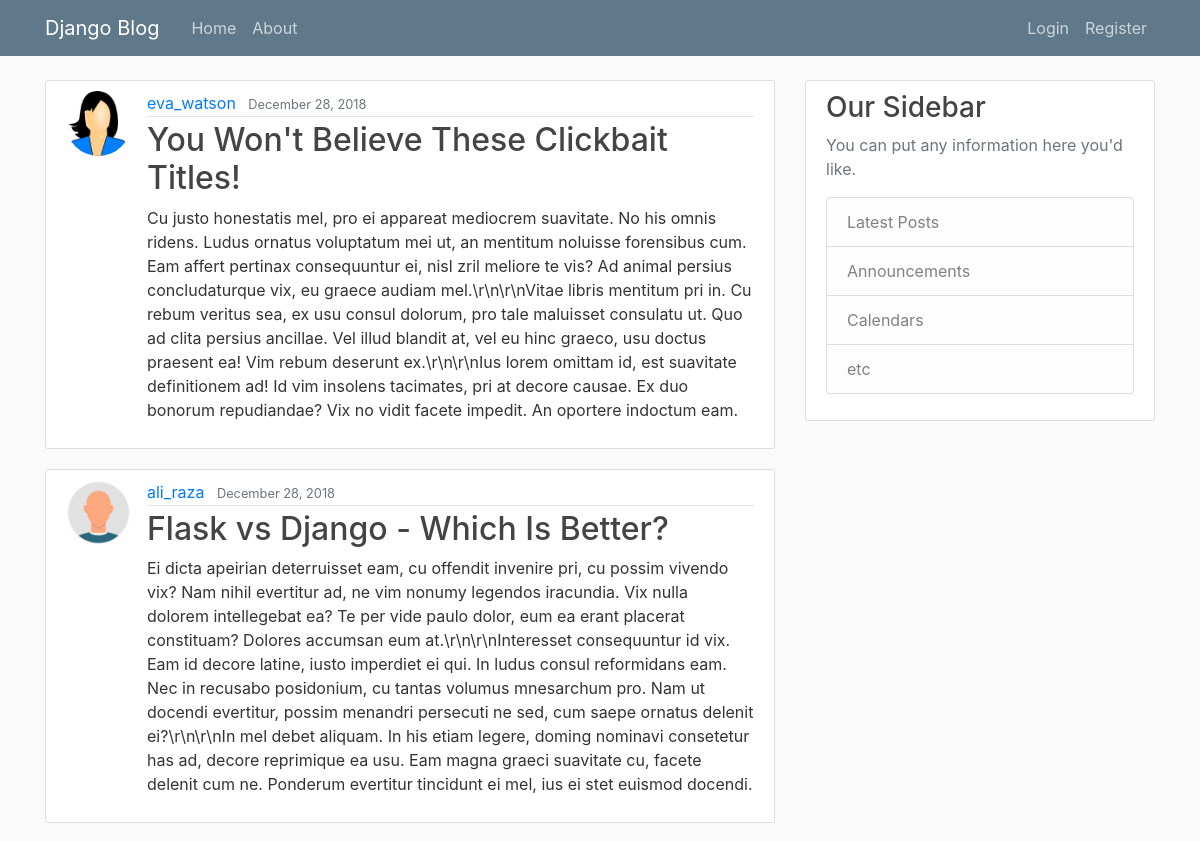
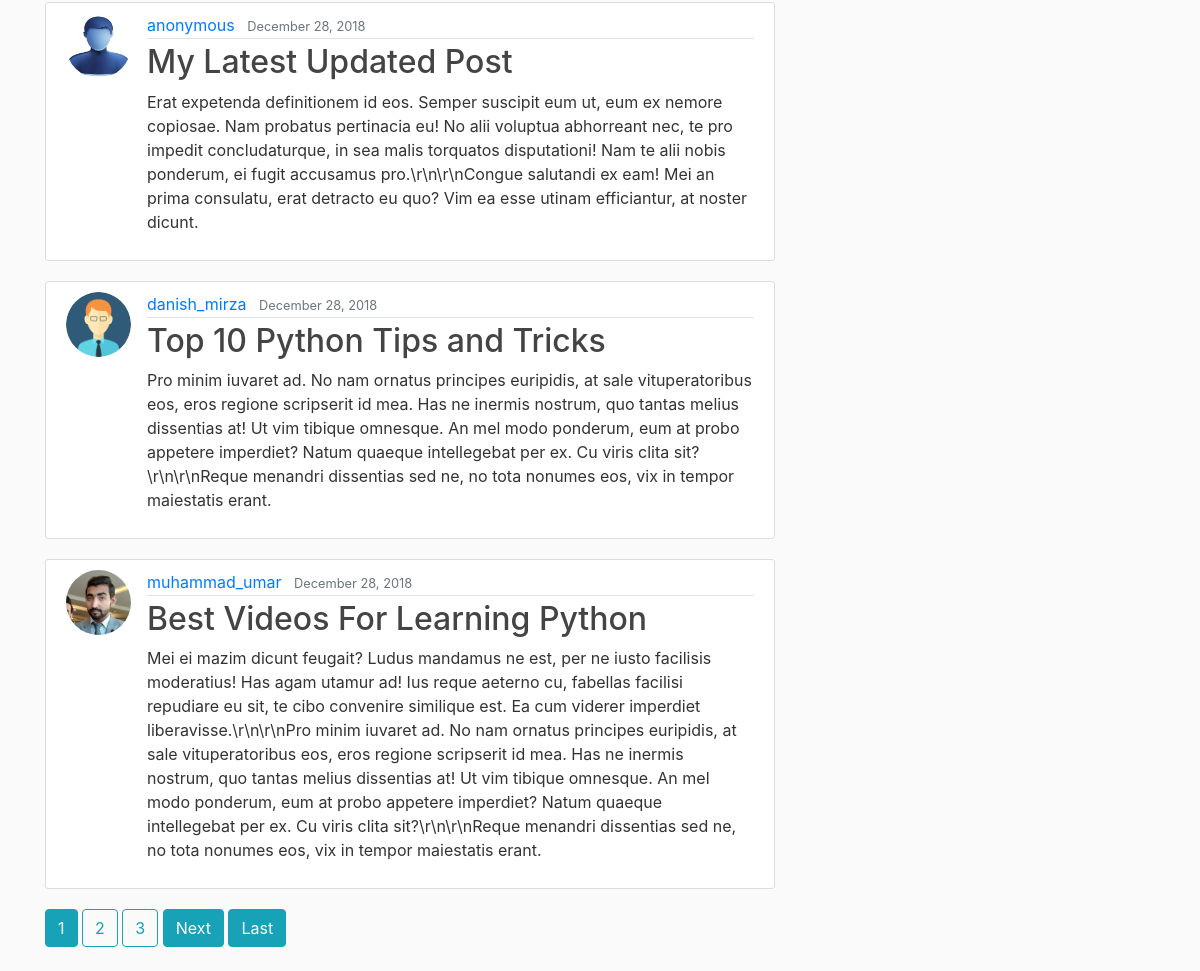
The page / on the database its author committed (2 pictures, top to bottom).
### blog/models.py (models this page shows, shortened)
class Post(models.Model):
    title = models.CharField(max_length=100)
    content = models.TextField()
    date_posted = models.DateTimeField(default=timezone.now)
    author = models.ForeignKey(User, on_delete=models.CASCADE)

### users/models.py (models this page shows, shortened)
class Profile(models.Model):
    user = models.OneToOneField(User, on_delete=models.CASCADE)
    image = models.ImageField(default='default.jpg', upload_to='profile_pics')

### blog/views.py (the view)
# urls.py: path('', PostListView.as_view(), name='blog-home'),
class PostListView(ListView):
    model = Post
    template_name = 'blog/home.html'
    context_object_name = 'posts'
    ordering = ['-date_posted']
    paginate_by = 5

### blog/templates/blog/home.html (shortened to what this page needs)
{% extends "blog/base.html" %}
{% block content %}
    {% for post in posts %}
      <article class="media content-section">
        <img src="{{ post.author.profile.image.url }}" alt="" class="rounded-circle article-img">
        <div class="media-body">
          <div class="article-metadata">
            <a class="mr-2" href="{% url 'user-posts' post.author.username %}">{{ post.author }}</a>
            <small class="text-muted">{{ post.date_posted|date:"F d, Y" }}</small>
          </div>
          <h2><a class="article-title" href="{% url 'post-detail' post.id %}">{{ post.title }}</a></h2>
          <p class="article-content">{{ post.content }}</p>
        </div>
      </article>
    {% endfor %}
    {% if is_paginated %}
      {% for num in page_obj.paginator.page_range %}
        {% if page_obj.number  == num %}
          <a class="btn btn-info mb-4" href="?page={{ num }}">{{ num }}</a>
        {% elif num > page_obj.number|add:'-3' and num < page_obj.number|add:'3' %}
          <a class="btn btn-outline-info mb-4" href="?page={{ num }}">{{ num }}</a>
        {% endif %}
      {% endfor %}
      {% if page_obj.has_next %}
        <a class="btn btn-info mb-4" href="?page={{ page_obj.next_page_number }}">Next</a>
        <a class="btn btn-info mb-4" href="?page={{ page_obj.paginator.num_pages }}">Last</a>
      {% endif %}
    {% endif %}
{% endblock content %}

### blog/templates/blog/base.html (shortened to what this page needs)
{% load static %}
<!DOCTYPE html>
<html lang="en" dir="ltr">
  <head>
    <link rel="stylesheet" href="https://maxcdn.bootstrapcdn.com/bootstrap/4.0.0/css/bootstrap.min.css">
    <link rel="stylesheet" type="text/css" href="{% static 'blog/main.css' %}">
    <link rel="stylesheet" type="text/css" href="//netdna.bootstrapcdn.com/font-awesome/4.1.0/css/font-awesome.min.css">
  </head>
  <body>
    <header class="site-header">
      <nav class="navbar navbar-expand-md navbar-dark bg-steel fixed-top">
        <div class="container">
          <a class="navbar-brand mr-4" href="{% url 'blog-home' %}">Django Blog</a>
          <div class="collapse navbar-collapse" id="navbarToggle">
            <div class="navbar-nav mr-auto">
              <a class="nav-item nav-link" href="{% url 'blog-home' %}">Home</a>
              <a class="nav-item nav-link" href="{% url 'blog-about' %}">About</a>
            </div>
            <div class="navbar-nav">
              {% if user.is_authenticated %}
                <a class="nav-item nav-link" href="{% url 'post-create' %}">New Post</a>
                <a class="nav-item nav-link" href="{% url 'profile' %}">Profile</a>
                <a class="nav-item nav-link" href="{% url 'logout' %}">Logout</a>
              {% else %}
                <a class="nav-item nav-link" href="{% url 'login' %}">Login</a>
                <a class="nav-item nav-link" href="{% url 'register' %}">Register</a>
              {% endif %}
            </div>
          </div>
        </div>
      </nav>
    </header>
    <main role="main" class="container">
      <div class="row">
        <div class="col-md-8">
          {% block content %}{% endblock %}
        </div>
        <div class="col-md-4">
          <div class="content-section">
            <h3>Our Sidebar</h3>
            <p class='text-muted'>You can put any information here you'd like.
              <ul class="list-group">
                <li class="list-group-item list-group-item-light">Latest Posts</li>
                <li class="list-group-item list-group-item-light">Announcements</li>
                <li class="list-group-item list-group-item-light">Calendars</li>
                <li class="list-group-item list-group-item-light">etc</li>
              </ul>
            </p>
          </div>
        </div>
      </div>
    </main>
  </body>
</html>

### blog/static/blog/main.css (style rules this page uses)
body { background: #fafafa; color: #333333; margin-top: 5rem; }
h1, h2, h3, h4, h5, h6 { color: #444444; }
ul { margin: 0; }
.bg-steel { background-color: #5f788a; }
.site-header .navbar-nav .nav-link { color: #cbd5db; }
.content-section { background: #ffffff; padding: 10px 20px; border: 1px solid #dddddd; border-radius: 3px; margin-bottom: 20px; }
.article-title { color: #444444; }
.article-content { white-space: pre-line; }
.article-img { height: 65px; width: 65px; margin-right: 16px; }
.article-metadata { padding-bottom: 1px; margin-bottom: 4px; border-bottom: 1px solid #e3e3e3 }

### rows shown on the page
Post: author.profile.image (picture), author "eva_watson", date_posted "December 28, 2018", title "You Won't Believe These Clickbait Titles!", content "Cu justo honestatis mel, pro ei appareat mediocrem suavitate. No his omnis ridens. Ludus ornatus voluptatum mei ut, an mentitum noluisse forensibus cum. Eam affert pertinax consequuntur ei, nisl zril meliore te vis? Ad animal persius concludaturque vix, eu graece audiam mel.\\r\\n\\r\\nVitae libris mentitum pri in. Cu rebum veritus sea, ex usu consul dolorum, pro tale maluisset consulatu ut. Quo ad clita persius ancillae. Vel illud blandit at, vel eu hinc graeco, usu doctus praesent ea! Vim rebum deserunt ex.\\r\\n\\r\\nIus lorem omittam id, est suavitate definitionem ad! Id vim insolens tacimates, pri at decore causae. Ex duo bonorum repudiandae? Vix no vidit facete impedit. An oportere indoctum…"
Post: author.profile.image (picture), author "ali_raza", date_posted "December 28, 2018", title "Flask vs Django - Which Is Better?", content "Ei dicta apeirian deterruisset eam, cu offendit invenire pri, cu possim vivendo vix? Nam nihil evertitur ad, ne vim nonumy legendos iracundia. Vix nulla dolorem intellegebat ea? Te per vide paulo dolor, eum ea erant placerat constituam? Dolores accumsan eum at.\\r\\n\\r\\nInteresset consequuntur id vix. Eam id decore latine, iusto imperdiet ei qui. In ludus consul reformidans eam. Nec in recusabo posidonium, cu tantas volumus mnesarchum pro. Nam ut docendi evertitur, possim menandri persecuti ne sed, cum saepe ornatus delenit ei?\\r\\n\\r\\nIn mel debet aliquam. In his etiam legere, doming nominavi consetetur has ad, decore reprimique ea usu. Eam magna graeci suavitate cu, facete delenit cum ne.…"
Post: author.profile.image (picture), author "anonymous", date_posted "December 28, 2018", title "My Latest Updated Post", content "Erat expetenda definitionem id eos. Semper suscipit eum ut, eum ex nemore copiosae. Nam probatus pertinacia eu! No alii voluptua abhorreant nec, te pro impedit concludaturque, in sea malis torquatos disputationi! Nam te alii nobis ponderum, ei fugit accusamus pro.\\r\\n\\r\\nCongue salutandi ex eam! Mei an prima consulatu, erat detracto eu quo? Vim ea esse utinam efficiantur, at noster dicunt."
Post: author.profile.image (picture), author "danish_mirza", date_posted "December 28, 2018", title "Top 10 Python Tips and Tricks", content "Pro minim iuvaret ad. No nam ornatus principes euripidis, at sale vituperatoribus eos, eros regione scripserit id mea. Has ne inermis nostrum, quo tantas melius dissentias at! Ut vim tibique omnesque. An mel modo ponderum, eum at probo appetere imperdiet? Natum quaeque intellegebat per ex. Cu viris clita sit?\\r\\n\\r\\nReque menandri dissentias sed ne, no tota nonumes eos, vix in tempor maiestatis erant."
Post: author.profile.image (picture), author "muhammad_umar", date_posted "December 28, 2018", title "Best Videos For Learning Python", content "Mei ei mazim dicunt feugait? Ludus mandamus ne est, per ne iusto facilisis moderatius! Has agam utamur ad! Ius reque aeterno cu, fabellas facilisi repudiare eu sit, te cibo convenire similique est. Ea cum viderer imperdiet liberavisse.\\r\\n\\r\\nPro minim iuvaret ad. No nam ornatus principes euripidis, at sale vituperatoribus eos, eros regione scripserit id mea. Has ne inermis nostrum, quo tantas melius dissentias at! Ut vim tibique omnesque. An mel modo ponderum, eum at probo appetere imperdiet? Natum quaeque intellegebat per ex. Cu viris clita sit?\\r\\n\\r\\nReque menandri dissentias sed ne, no tota nonumes eos, vix in tempor maiestatis erant."

### other values the page prints
{{ num }} "1"
{{ num }} "2" "3"
